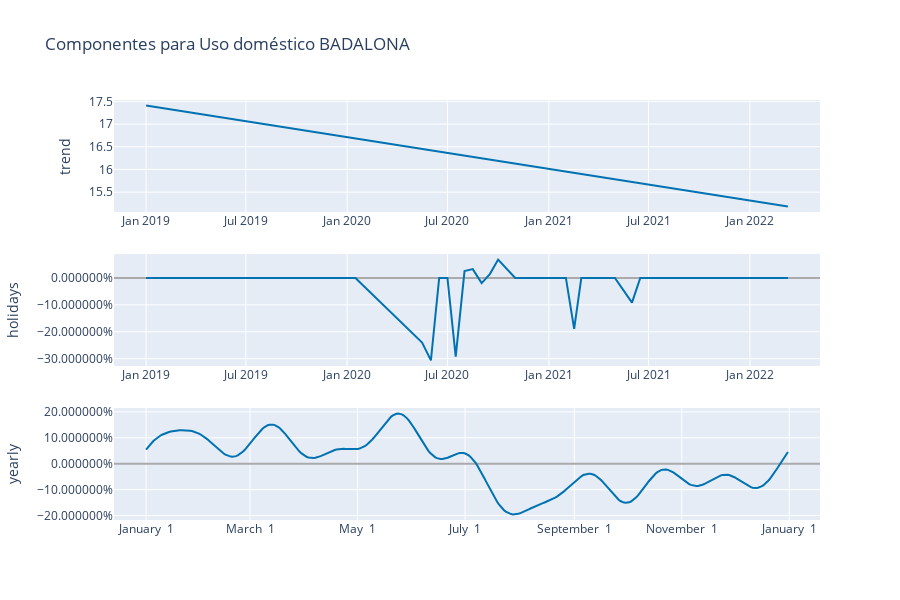

The cell this chart's notebook holds for it:
### Code cell
Poblacion = pob.groupby(["municipio", "year"]).sum()

mun = RatioPobConsumo_sorted.T[0][-3]

ic(mun)

f = interpolate.interp1d(Poblacion.value[mun].index, 
                         Poblacion.value[mun].values, 
                         fill_value = 'extrapolate')

T = Domestico.query(f"mun == '{mun}'")[['ds', 'y']] 
for year in [2020, 2021, 2022]:
    T.loc[np.array(T.ds > f'{year - 1}') * np.array(T.ds < f'{year}'), "y"] =  \
                T.loc[np.array(T.ds > f'{year-1}')* np.array(T.ds < f'{year}'), "y"] / f(year - 1) * 1_000
                                                                

lower, upper = ic(CalculateFences(T))


analyze(T, name = f'Uso doméstico {mun}', gt_0 = lower, max_ = upper, prior = 0.01, monthly = True, days = 100)

### Figure 1 — Plotly figure (JSON) as saved in the notebook; plotly's stock layout.template omitted (floating-point values rounded to 4 significant figures; data arrays with more than 128 entries replaced by an {"elided": "..."} marker saying what was removed)
{"data": [{"line": {"color": "#0072B2", "width": 2}, "mode": "lines", "name": "trend", "type": "scatter", "x": {"elided": "162 str values"}, "xaxis": "x", "y": {"elided": "162 float values"}, "yaxis": "y"}, {"line": {"color": "rgba(0, 114, 178, 0.2)", "width": 0}, "mode": "lines", "name": "trend_upper", "type": "scatter", "x": {"elided": "162 str values"}, "xaxis": "x", "y": {"elided": "162 float values"}, "yaxis": "y"}, {"fill": "tonexty", "fillcolor": "rgba(0, 114, 178, 0.2)", "line": {"color": "rgba(0, 114, 178, 0.2)", "width": 0}, "mode": "lines", "name": "trend_lower", "type": "scatter", "x": {"elided": "162 str values"}, "xaxis": "x", "y": {"elided": "162 float values"}, "yaxis": "y"}, {"line": {"color": "#0072B2", "width": 2}, "mode": "lines", "name": "holidays", "text": {"elided": "162 str values"}, "type": "scatter", "x": {"elided": "162 str values"}, "xaxis": "x2", "y": {"elided": "162 float values"}, "yaxis": "y2"}, {"line": {"color": "#0072B2", "width": 2}, "mode": "lines", "name": "yearly", "type": "scatter", "x": {"elided": "365 str values"}, "xaxis": "x3", "y": {"elided": "365 float values"}, "yaxis": "y3"}], "layout": {"height": 600, "showlegend": false, "title": {"text": "Componentes para Uso doméstico BADALONA"}, "width": 900, "xaxis": {"anchor": "y", "domain": [0, 1], "range": ["2018-11-03T18:00:00", "2022-05-08T06:00:00"], "type": "date"}, "xaxis2": {"anchor": "y2", "domain": [0, 1], "range": ["2018-11-03T18:00:00", "2022-05-08T06:00:00"], "type": "date"}, "xaxis3": {"anchor": "y3", "domain": [0, 1], "range": ["2016-12-13T18:54:02.958904115", "2018-01-18T11:04:57.863013581"], "tickformat": "%B %e", "type": "date"}, "yaxis": {"anchor": "x", "domain": [0.7333, 1], "rangemode": "normal", "title": {"text": "trend"}, "zerolinecolor": "#AAA"}, "yaxis2": {"anchor": "x2", "domain": [0.3667, 0.6333], "hoverformat": ".2%", "rangemode": "tozero", "tickformat": "%", "title": {"text": "holidays"}, "zerolinecolor": "#AAA"}, "yaxis3": {"anchor": "x3", "domain": [0, 0.2667], "hoverformat": ".2%", "tickformat": "%", "title": {"text": "yearly"}, "zerolinecolor": "#AAA"}}}
